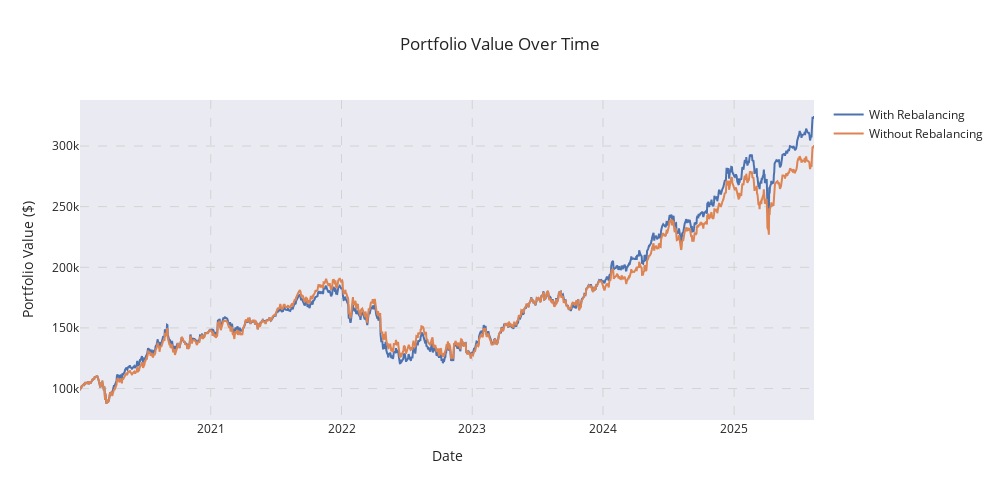

The cell this chart's notebook holds for it:
### Code cell
import plotly.graph_objects as go
from plotly.subplots import make_subplots

# Create the figure
fig = go.Figure()

# Add traces for both portfolio values
fig.add_trace(go.Scatter(
    x=rebalanced_pf_df.index,
    y=rebalanced_pf_df['Portfolio Value'],
    mode='lines',
    name='With Rebalancing',
    line=dict(width=2)
))

fig.add_trace(go.Scatter(
    x=pf_df.index,
    y=pf_df['Portfolio Value'],
    mode='lines',
    name='Without Rebalancing',
    line=dict(width=2)
))

# Update layout
fig.update_layout(
    title='Portfolio Value Over Time',
    xaxis_title='Date',
    yaxis_title='Portfolio Value ($)',
    width=1000,
    height=500,
    showlegend=True,
    template='seaborn'
)

# Add grid
fig.update_xaxes(showgrid=True, gridwidth=1, gridcolor='lightgray', griddash='dash')
fig.update_yaxes(showgrid=True, gridwidth=1, gridcolor='lightgray', griddash='dash')

# Show the plot
fig.show()

### Figure 1 — Plotly figure (JSON) as saved in the notebook; plotly's stock layout.template omitted (floating-point values rounded to 4 significant figures; data arrays with more than 128 entries replaced by an {"elided": "..."} marker saying what was removed)
{"data": [{"line": {"width": 2}, "mode": "lines", "name": "With Rebalancing", "type": "scatter", "x": {"elided": "1410 str values"}, "y": {"elided": "1410 float values"}}, {"line": {"width": 2}, "mode": "lines", "name": "Without Rebalancing", "type": "scatter", "x": {"elided": "1410 str values"}, "y": {"elided": "1410 float values"}}], "layout": {"height": 500, "showlegend": true, "title": {"text": "Portfolio Value Over Time"}, "width": 1000, "xaxis": {"gridcolor": "lightgray", "griddash": "dash", "gridwidth": 1, "showgrid": true, "title": {"text": "Date"}}, "yaxis": {"gridcolor": "lightgray", "griddash": "dash", "gridwidth": 1, "showgrid": true, "title": {"text": "Portfolio Value ($)"}}}}
